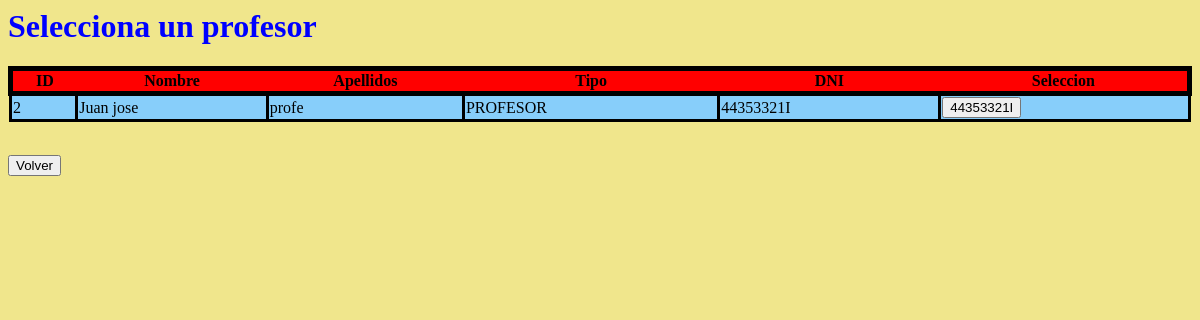
The page /src/updProfesor.php on the database its author committed.
### tables this page shows
CREATE TABLE `persona` (
  `ID` int NOT NULL,
  `NOMBRE` varchar(25) NOT NULL,
  `APELLIDOS` varchar(45) NOT NULL,
  `TIPO` enum('ALUMNO','PROFESOR','ADMIN') NOT NULL,
  `DNI` varchar(9) NOT NULL,
  `PASS` varchar(25) DEFAULT NULL,
  `USER` varchar(20) NOT NULL,
  `FOTO` varchar(100) NOT NULL DEFAULT 'default.jpg'
);

### src/updProfesor.php (the view, shortened to what this page needs)
</html><!DOCTYPE html>
<html>
    <head>
        <link href="../templates/tabla.css" rel="stylesheet" type="text/css">
    </head>
    <body>
    <h1 style= "color: blue;">Selecciona un profesor</h1>
    <?php
         $conexionprof = mysqli_connect('localhost','root', '777303', 'universidad');
        $consulta = mysqli_query($conexionprof, "SELECT * FROM persona where TIPO='PROFESOR'");
        $numcol = mysqli_num_rows($consulta);
        for( $i = 0 ; $i < $numcol ; $i++ ){
            $fila = mysqli_fetch_array($consulta);
            if($i == 0){
                echo "<form method=\"POST\" enctype=\"multipart/form-data\" action=\"./CRUD/modprofesor.php\" >
                <table class=\"encabezado\" >
                <tr class = \"titulos\">
                <th>ID</th>
                <th>Nombre</th>
                <th>Apellidos</th>
                <th>Tipo</th>
                <th>DNI</th>
                <th>Seleccion</th>
                </tr>";
            }
                $dni = $fila['DNI'];
                echo
                "<tr class=\"filas\" >
                <td> ".$fila['ID']." </td>
                <td> ".$fila['NOMBRE']." </td>
                <td> ".$fila['APELLIDOS']." </td>
                <td> ".$fila['TIPO']." </td>
                <td> ".$fila['DNI']." </td>
                <td> <input type=\"submit\" name=\"dni\" value=\"".$dni."\"  ></td>
                <tr>";
        }
        echo "</table></form><br>";
        echo "<form action=\"./paneladmin.php\" >
        <input type=\"submit\" value=\"Volver\" />
        </form>";
    ?>
    </body>
</html>

### templates/tabla.css (style rules this page uses)
body { background-color :khaki; }
.encabezado { table-layout: auto; width: 100%; border: 10px black; border-collapse: collapse; }
.filas { border: black 3px solid; background-color:lightskyblue; }
.titulos { border: black 5px solid; background-color: red; }
td { border: black 3px solid; }

### rows shown on the page
persona: ID "2", NOMBRE "Juan jose", APELLIDOS "profe", TIPO "PROFESOR", DNI "44353321I", dni "44353321I"
